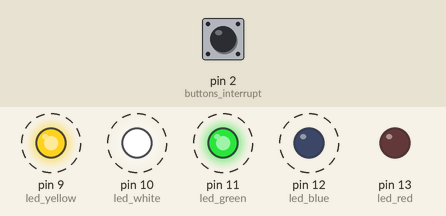
The sketch below on a simulated Arduino Uno, built with avr-gcc and run on an emulated ATmega328P. Parts: output pins drawn as LEDs (lit = HIGH). Dashed ring = blinking. The test bench sets the inputs (shaded band); at power-on: pin 2 (buttons_interrupt) HIGH. Random numbers use the default seed unless the sketch sets one.

Above: at 1.25 s.
1.3 s: pin 2 (buttons_interrupt) pulled LOW for 0.15 s
At 1.45 s:
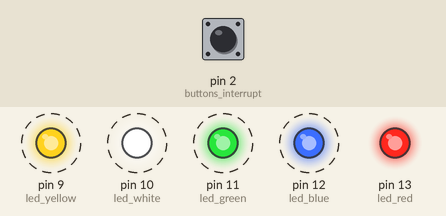
At 3.8 s:
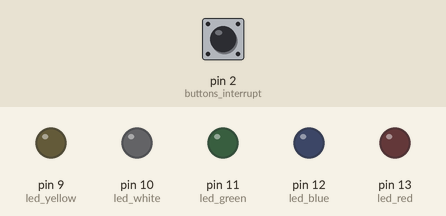
Timing chart, 0 to 5.3 s (numbered marks = the images above; inputs shaded):
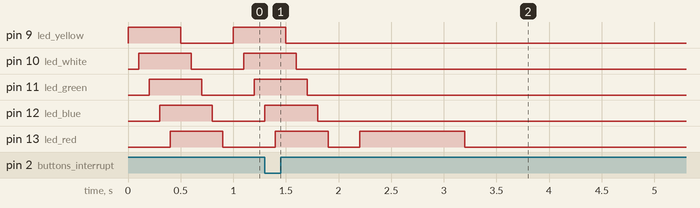

The sketch:

arduino-genius.ino
```cpp
#include <TimerOne.h> // Biblioteca de interrupção de tempo

/* Associação dos pinos do arduíno */
const byte buttons_interrupt = 2; // Saída AND entre todos os botões: responsável pela interrupção

const byte button_yellow = 3;
const byte button_white = 4;
const byte button_green = 5;
const byte button_blue = 6;
const byte button_red = 7;

const byte led_yellow = 9;
const byte led_white = 10;
const byte led_green = 11;
const byte led_blue = 12;
const byte led_red = 13;

/* Flags e variáveis de controle da pressão dos botões */
bool disable_button = false;
bool button_pressed = false; // Indica para o programa principal se algum botão foi pressionado
bool debounce = false; // Indica se está em período de 'debounce'
int debounce_counter = 0;
byte pressed_button; // Armazena o botão pressionado

int feedback_time = 200;

/* Dados da sequência e controle de cada fase - Fases jogáveis: level 1 a level 99 */
const int max_level = 100;
byte sequence[max_level];
byte level = 0; // Estado padrão do programa (antes do início do jogo)
int index = 0; // Índice da sequência para grantir a ordem de comparação com o botão pressionado

/* Sinais luminosos de comunicação com o usuário - estado inicial, acerto, erro */

// Estado inicial: acende e apaga em sequência
void beginning_sign() {
  digitalWrite(led_yellow, HIGH);
  delay(100);
  digitalWrite(led_white, HIGH);
  delay(100);
  digitalWrite(led_green, HIGH);
  delay(100);
  digitalWrite(led_blue, HIGH);
  delay(100);
  digitalWrite(led_red, HIGH);
  delay(100);
  digitalWrite(led_yellow, LOW);
  delay(100);
  digitalWrite(led_white, LOW);
  delay(100);
  digitalWrite(led_green, LOW);
  delay(100);
  digitalWrite(led_blue, LOW);
  delay(100);
  digitalWrite(led_red, LOW);
  delay(100);
}

// Acerto: acende e apaga todos três vezes
void correct_sign() {
  for (int i=0; i<3; i++) {
    digitalWrite(led_yellow, HIGH);
    digitalWrite(led_white, HIGH);
    digitalWrite(led_green, HIGH);
    digitalWrite(led_blue, HIGH);
    digitalWrite(led_red, HIGH);
    delay(100);
    digitalWrite(led_yellow, LOW);
    digitalWrite(led_white, LOW);
    digitalWrite(led_green, LOW);
    digitalWrite(led_blue, LOW);
    digitalWrite(led_red, LOW);
    delay(100);
  }
}

// Erro: acende e apaga o led vermelho 5 vezes
void wrong_sign() {
  for (int i=0; i<5; i++) {
    digitalWrite(led_red, HIGH);
    delay(400);
    digitalWrite(led_red, LOW);
    delay(100);
  }
}

/* Rotina da interrupção de pressão dos botões */
void buttonInterrupt_routine() {
  if(disable_button == false && debounce == false){
    disable_button = true; // Botões reativados na função principal
    debounce = true; // Consumida na interrupção de tempo
    button_pressed = true; // Consumida na função principal
   }
}

/* Rotina da interrupção de tempo - controle do tempo de debounce */
void timeInterrupt_routine() {
  if (debounce){
    debounce_counter++;
  }
  // Período de 'debounce': 100ms
  if (debounce_counter == 100) {
    // pressed_button - 6 retorna o número do botão pressionado
    // o debounce só termina se o botão não estiver mais pressionado
    if(digitalRead(pressed_button-6)==1){
      debounce = false;
      debounce_counter = 0;
    }
    // Se o usuário manteve o botão pressionado, dobra o período de 'debounce'
    else debounce_counter = 0;
  }
}

/* Período aceso do led na apresentação da sequência */
int high_time(){
  // Inversamente proporcional a fase, com início em 1s e limite em 200ms
  return max(1000/level, 200);
}

/* Gera a sequência do jogo */
void create_sequence(){
    randomSeed(analogRead(0)); // Usa o valor de uma entrada analógica desconectada para alimentar a função que gera um número pseudo aleatório
    sequence[level-1] = random(10)%5 + 9; // Armazena um número pseudo aleatório inteiro de 9 a 13, associados às portas dos leds

    // Apresentação da sequência ao usuário
    for (int i=0; i<level; i++){
        digitalWrite(sequence[i], HIGH);
        delay(high_time());
        digitalWrite(sequence[i], LOW);
        if(i<level-1) delay(500); // Não dá o tempo de de espera após o ultimo led da sequência
    }
}


/* Varredura dos botões - retorna qual botão foi pressionado (ativos em baixo)*/
byte sweep() {
  if(digitalRead(button_yellow)==0) return 9;
  if(digitalRead(button_white)==0) return 10;
  if(digitalRead(button_green)==0) return 11;
  if(digitalRead(button_blue)==0) return 12;
  if(digitalRead(button_red)==0) return 13;
}

void setup() {
  pinMode(led_yellow, OUTPUT);
  pinMode(led_white, OUTPUT);
  pinMode(led_green, OUTPUT);
  pinMode(led_blue, OUTPUT);
  pinMode(led_red, OUTPUT);

  pinMode(button_yellow, INPUT);
  pinMode(button_white, INPUT);
  pinMode(button_green, INPUT);
  pinMode(button_blue, INPUT);
  pinMode(button_red, INPUT);

  // Configuração da interrupção da pressão dos botões
  pinMode(buttons_interrupt, INPUT);
  attachInterrupt( digitalPinToInterrupt(buttons_interrupt), buttonInterrupt_routine, FALLING );

  // Configuração da interrupção de tempo
  Timer1.initialize(1000); // 1 ms
  Timer1.attachInterrupt( timeInterrupt_routine );

}

void loop() {
  // Estado padrão do programa (antes do início do jogo)
  if(level==0){
    beginning_sign();
    // Aguarda qualquer botão ser pressionado e inicia o jogo na fase 1
    if (button_pressed){
      button_pressed = false;
      level++;
      delay(200);
      create_sequence();
      disable_button = false; // Aguarda primeira resposta do usuário
    }
  }

  // Programa controlado pela pressão dos botões
  if (button_pressed){
     button_pressed = false;
     pressed_button = sweep();
     digitalWrite(pressed_button, HIGH); // Feedback do botão pressionado
     delay(300); // Período de feedback: 300ms
     digitalWrite(pressed_button, LOW);
     if (pressed_button == sequence[index]){
      index++; // Verifica se os botões foram apertados na ordem correta
      disable_button = false; // Aguarda próxima pressão de botão
      if (level == 99){
        // Final level: usuário zerou o jogo, retorno ao estado padrão inicial
        level = 0;
        index = 0;
      }
      else if (index == level){ // Next Level: usuário acertou toda a sequência e passou de fase
        disable_button = true;
        delay(100); // Período entre o término da sequência e a indicação de acerto
        correct_sign();
        level++;
        index = 0;
        create_sequence(); // Nova sequência da fase
        disable_button = false; // Aguarda resposta do usuário
      }
     }
     else {
      // Game over: usuário perdeu o jogo, retorno ao estado padrão inicial
      delay(100); // Período entre o término da sequência e a indicação de erro
      wrong_sign();
      level = 0;
      index = 0;
      delay(1000);
      disable_button = false;
     }
  }
}
```
